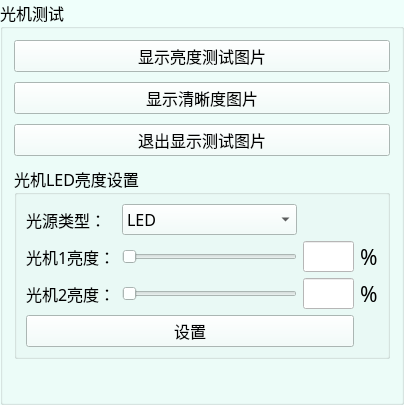
         <widget class="QGroupBox" name="groupBox_9">
          <property name="palette">
           <palette>
            <active>
             <colorrole role="Button">
              <brush brushstyle="SolidPattern">
               <color alpha="255">
                <red>239</red>
                <green>255</green>
                <blue>251</blue>
               </color>
              </brush>
             </colorrole>
             <colorrole role="Text">
              <brush brushstyle="SolidPattern">
               <color alpha="255">
                <red>255</red>
                <green>85</green>
                <blue>0</blue>
               </color>
              </brush>
             </colorrole>
             <colorrole role="Base">
              <brush brushstyle="SolidPattern">
               <color alpha="255">
                <red>239</red>
                <green>255</green>
                <blue>251</blue>
               </color>
              </brush>
             </colorrole>
             <colorrole role="Window">
              <brush brushstyle="SolidPattern">
               <color alpha="255">
                <red>239</red>
                <green>255</green>
                <blue>251</blue>
               </color>
              </brush>
             </colorrole>
             <colorrole role="PlaceholderText">
              <brush brushstyle="SolidPattern">
               <color alpha="128">
                <red>255</red>
                <green>85</green>
                <blue>0</blue>
               </color>
              </brush>
             </colorrole>
            </active>
            <inactive>
             <colorrole role="Button">
              <brush brushstyle="SolidPattern">
               <color alpha="255">
                <red>239</red>
                <green>255</green>
                <blue>251</blue>
               </color>
              </brush>
             </colorrole>
             <colorrole role="Text">
              <brush brushstyle="SolidPattern">
               <color alpha="255">
                <red>255</red>
                <green>85</green>
                <blue>0</blue>
               </color>
              </brush>
             </colorrole>
             <colorrole role="Base">
              <brush brushstyle="SolidPattern">
               <color alpha="255">
                <red>239</red>
                <green>255</green>
                <blue>251</blue>
               </color>
              </brush>
             </colorrole>
             <colorrole role="Window">
              <brush brushstyle="SolidPattern">
               <color alpha="255">
                <red>239</red>
                <green>255</green>
                <blue>251</blue>
               </color>
              </brush>
             </colorrole>
             <colorrole role="PlaceholderText">
              <brush brushstyle="SolidPattern">
               <color alpha="128">
                <red>255</red>
                <green>85</green>
                <blue>0</blue>
               </color>
              </brush>
             </colorrole>
            </inactive>
            <disabled>
             <colorrole role="Button">
              <brush brushstyle="SolidPattern">
               <color alpha="255">
                <red>239</red>
                <green>255</green>
                <blue>251</blue>
               </color>
              </brush>
             </colorrole>
             <colorrole role="Text">
              <brush brushstyle="SolidPattern">
               <color alpha="255">
                <red>120</red>
                <green>120</green>
                <blue>120</blue>
               </color>
              </brush>
             </colorrole>
             <colorrole role="Base">
              <brush brushstyle="SolidPattern">
               <color alpha="255">
                <red>239</red>
                <green>255</green>
                <blue>251</blue>
               </color>
              </brush>
             </colorrole>
             <colorrole role="Window">
              <brush brushstyle="SolidPattern">
               <color alpha="255">
                <red>239</red>
                <green>255</green>
                <blue>251</blue>
               </color>
              </brush>
             </colorrole>
             <colorrole role="PlaceholderText">
              <brush brushstyle="SolidPattern">
               <color alpha="128">
                <red>0</red>
                <green>0</green>
                <blue>0</blue>
               </color>
              </brush>
             </colorrole>
            </disabled>
           </palette>
          </property>
          <property name="font">
           <font>
            <family>新宋体</family>
            <pointsize>12</pointsize>
           </font>
          </property>
          <property name="title">
           <string>光机测试</string>
          </property>
          <layout class="QVBoxLayout" name="verticalLayout_11" stretch="3,3,3,0,3">
           <property name="spacing">
            <number>10</number>
           </property>
           <item>
            <widget class="QPushButton" name="btn_brightness_test">
             <property name="font">
              <font>
               <family>新宋体</family>
               <pointsize>12</pointsize>
              </font>
             </property>
             <property name="text">
              <string>显示亮度测试图片</string>
             </property>
            </widget>
           </item>
           <item>
            <widget class="QPushButton" name="btn_sharpness_test">
             <property name="font">
              <font>
               <family>新宋体</family>
               <pointsize>12</pointsize>
              </font>
             </property>
             <property name="text">
              <string>显示清晰度图片</string>
             </property>
            </widget>
           </item>
           <item>
            <widget class="QPushButton" name="btn_stop_test">
             <property name="font">
              <font>
               <family>AcadEref</family>
               <pointsize>12</pointsize>
              </font>
             </property>
             <property name="text">
              <string>退出显示测试图片</string>
             </property>
            </widget>
           </item>
           <item>
            <widget class="QGroupBox" name="groupBox_6">
             <property name="palette">
              <palette>
               <active>
                <colorrole role="Button">
                 <brush brushstyle="SolidPattern">
                  <color alpha="255">
                   <red>239</red>
                   <green>255</green>
                   <blue>251</blue>
                  </color>
                 </brush>
                </colorrole>
                <colorrole role="Text">
                 <brush brushstyle="SolidPattern">
                  <color alpha="255">
                   <red>170</red>
                   <green>0</green>
                   <blue>255</blue>
                  </color>
                 </brush>
                </colorrole>
                <colorrole role="Base">
                 <brush brushstyle="SolidPattern">
                  <color alpha="255">
                   <red>239</red>
                   <green>255</green>
                   <blue>251</blue>
                  </color>
                 </brush>
                </colorrole>
                <colorrole role="Window">
                 <brush brushstyle="SolidPattern">
                  <color alpha="255">
                   <red>239</red>
                   <green>255</green>
                   <blue>251</blue>
                  </color>
                 </brush>
                </colorrole>
                <colorrole role="PlaceholderText">
                 <brush brushstyle="SolidPattern">
                  <color alpha="128">
                   <red>170</red>
                   <green>0</green>
                   <blue>255</blue>
                  </color>
                 </brush>
                </colorrole>
               </active>
               <inactive>
                <colorrole role="Button">
                 <brush brushstyle="SolidPattern">
                  <color alpha="255">
                   <red>239</red>
                   <green>255</green>
                   <blue>251</blue>
                  </color>
                 </brush>
                </colorrole>
                <colorrole role="Text">
                 <brush brushstyle="SolidPattern">
                  <color alpha="255">
                   <red>170</red>
                   <green>0</green>
                   <blue>255</blue>
                  </color>
                 </brush>
                </colorrole>
                <colorrole role="Base">
                 <brush brushstyle="SolidPattern">
                  <color alpha="255">
                   <red>239</red>
                   <green>255</green>
                   <blue>251</blue>
                  </color>
                 </brush>
                </colorrole>
                <colorrole role="Window">
                 <brush brushstyle="SolidPattern">
                  <color alpha="255">
                   <red>239</red>
                   <green>255</green>
                   <blue>251</blue>
                  </color>
                 </brush>
                </colorrole>
                <colorrole role="PlaceholderText">
                 <brush brushstyle="SolidPattern">
                  <color alpha="128">
                   <red>170</red>
                   <green>0</green>
                   <blue>255</blue>
                  </color>
                 </brush>
                </colorrole>
               </inactive>
               <disabled>
                <colorrole role="Button">
                 <brush brushstyle="SolidPattern">
                  <color alpha="255">
                   <red>239</red>
                   <green>255</green>
                   <blue>251</blue>
                  </color>
                 </brush>
                </colorrole>
                <colorrole role="Text">
                 <brush brushstyle="SolidPattern">
                  <color alpha="255">
                   <red>120</red>
                   <green>120</green>
                   <blue>120</blue>
                  </color>
                 </brush>
                </colorrole>
                <colorrole role="Base">
                 <brush brushstyle="SolidPattern">
                  <color alpha="255">
                   <red>239</red>
                   <green>255</green>
                   <blue>251</blue>
                  </color>
                 </brush>
                </colorrole>
                <colorrole role="Window">
                 <brush brushstyle="SolidPattern">
                  <color alpha="255">
                   <red>239</red>
                   <green>255</green>
                   <blue>251</blue>
                  </color>
                 </brush>
                </colorrole>
                <colorrole role="PlaceholderText">
                 <brush brushstyle="SolidPattern">
                  <color alpha="128">
                   <red>0</red>
                   <green>0</green>
                   <blue>0</blue>
                  </color>
                 </brush>
                </colorrole>
               </disabled>
              </palette>
             </property>
             <property name="font">
              <font>
               <family>新宋体</family>
               <pointsize>12</pointsize>
              </font>
             </property>
             <property name="title">
              <string>光机LED亮度设置</string>
             </property>
             <layout class="QGridLayout" name="gridLayout_16" columnstretch="1,8,2,0" columnminimumwidth="0,0,0,0">
              <item row="4" column="2">
               <widget class="QLineEdit" name="lineEdit_led2_current">
                <property name="font">
                 <font>
                  <family>新宋体</family>
                  <pointsize>12</pointsize>
                 </font>
                </property>
                <property name="styleSheet">
                 <string notr="true">background-color: rgb(255, 255, 255);</string>
                </property>
                <property name="alignment">
                 <set>Qt::AlignCenter</set>
                </property>
               </widget>
              </item>
              <item row="2" column="2">
               <widget class="QLineEdit" name="lineEdit_led_current">
                <property name="font">
                 <font>
                  <family>新宋体</family>
                  <pointsize>12</pointsize>
                 </font>
                </property>
                <property name="styleSheet">
                 <string notr="true">background-color: rgb(255, 255, 255);</string>
                </property>
                <property name="alignment">
                 <set>Qt::AlignCenter</set>
                </property>
               </widget>
              </item>
              <item row="4" column="0">
               <widget class="QLabel" name="label_25">
                <property name="font">
                 <font>
                  <family>新宋体</family>
                  <pointsize>12</pointsize>
                 </font>
                </property>
                <property name="text">
                 <string>光机2亮度：</string>
                </property>
               </widget>
              </item>
              <item row="2" column="0">
               <widget class="QLabel" name="label_11">
                <property name="font">
                 <font>
                  <family>新宋体</family>
                  <pointsize>12</pointsize>
                 </font>
                </property>
                <property name="text">
                 <string>光机1亮度：</string>
                </property>
               </widget>
              </item>
              <item row="0" column="0">
               <widget class="QLabel" name="label_72">
                <property name="font">
                 <font>
                  <family>新宋体</family>
                  <pointsize>12</pointsize>
                 </font>
                </property>
                <property name="text">
                 <string>光源类型：</string>
                </property>
               </widget>
              </item>
              <item row="4" column="3">
               <widget class="QLabel" name="label_dlp2_current_unit">
                <property name="font">
                 <font>
                  <family>AcadEref</family>
                  <pointsize>16</pointsize>
                 </font>
                </property>
                <property name="text">
                 <string>%</string>
                </property>
               </widget>
              </item>
              <item row="2" column="3">
               <widget class="QLabel" name="label_dlp1_current_unit">
                <property name="font">
                 <font>
                  <family>AcadEref</family>
                  <pointsize>16</pointsize>
                 </font>
                </property>
                <property name="text">
                 <string>%</string>
                </property>
               </widget>
              </item>
              <item row="2" column="1">
               <widget class="QSlider" name="horizontalSlider_led_current">
                <property name="maximum">
                 <number>100</number>
                </property>
                <property name="orientation">
                 <enum>Qt::Horizontal</enum>
                </property>
                <property name="tickInterval">
                 <number>0</number>
                </property>
               </widget>
              </item>
              <item row="0" column="1">
               <widget class="QComboBox" name="comboBox_dlp_light_type">
                <property name="font">
                 <font>
                  <family>新宋体</family>
                  <pointsize>12</pointsize>
                 </font>
                </property>
                <item>
                 <property name="text">
                  <string>LED</string>
                 </property>
                </item>
                <item>
                 <property name="text">
                  <string>激光</string>
                 </property>
                </item>
               </widget>
              </item>
              <item row="4" column="1">
               <widget class="QSlider" name="horizontalSlider_led2_current">
                <property name="orientation">
                 <enum>Qt::Horizontal</enum>
                </property>
               </widget>
              </item>
              <item row="5" column="0" colspan="3">
               <widget class="QPushButton" name="btn_set_led_cnrrent">
                <property name="font">
                 <font>
                  <family>新宋体</family>
                  <pointsize>12</pointsize>
                 </font>
                </property>
                <property name="text">
                 <string>设置</string>
                </property>
               </widget>
              </item>
             </layout>
            </widget>
           </item>
           <item>
            <layout class="QVBoxLayout" name="verticalLayout_16" stretch="0">
             <item>
              <widget class="QLabel" name="label_84">
               <property name="text">
                <string/>
               </property>
              </widget>
             </item>
            </layout>
           </item>
          </layout>
         </widget>
